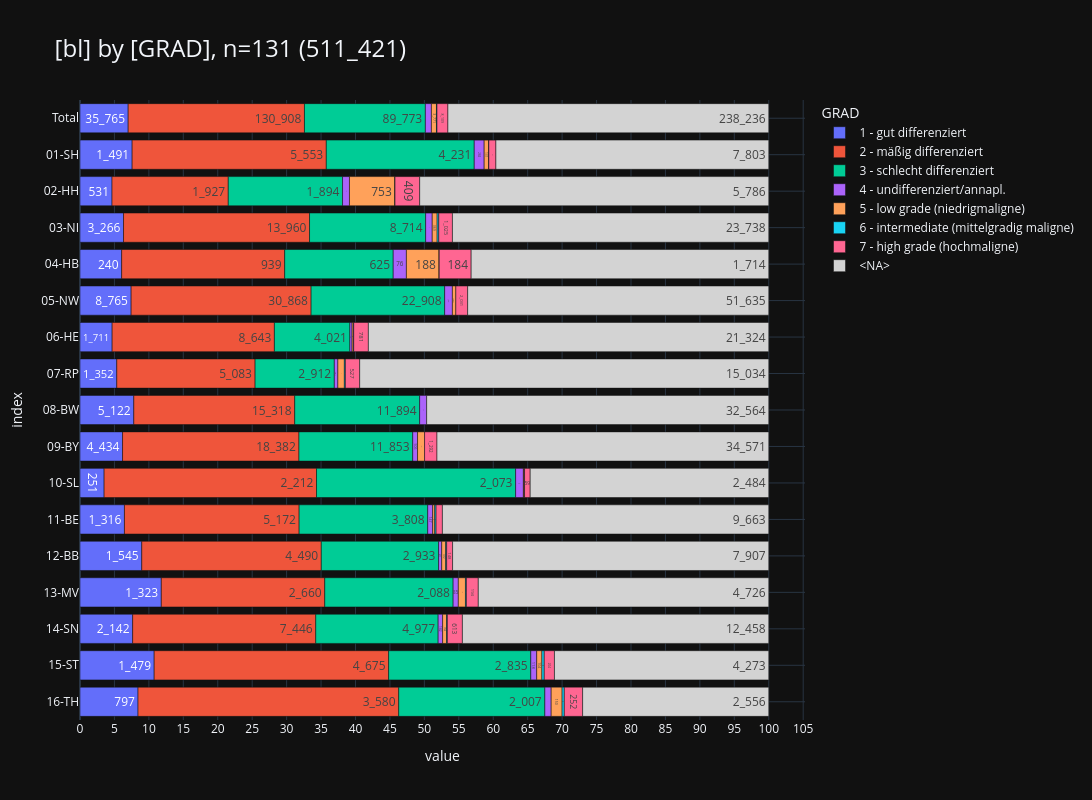

The notebook cell this image was saved under:
### Markdown cell above
<br>

### <a id='toc1_5_7_'></a>[Grading](#toc0_)
- **Filter: DJ = 2023, C44 und D-Diagnosen sind ausgeschlossen**

### Code cell
_alias='GRAD'
_df = (
    show_freqs(alias=_alias, incl_c44_and_d=False)
    .merge(dim_grading_epi, left_on=_alias, right_index=True, how="left")[
        ["kkr", "label", "cnt"]
    ]
    .rename(columns={"kkr": "bl", "label": _alias})
)
_=pls.plot_stacked_bars(
    _df,
    orientation="h",
    normalize=False,
    relative=True,
    dropna=False,
    sort_values_index=False,
    show_total=True,
    height=800,
)

### Figure 1 — Plotly figure (JSON) as saved in the notebook; plotly's stock layout.template omitted (floating-point values rounded to 4 significant figures)
{"data": [{"hovertemplate": "col=1 - gut differenziert<br>value=%{x}<br>index=%{y}<br>cnt_str=%{text}<extra></extra>", "legendgroup": "1 - gut differenziert", "marker": {"color": "#636EFA", "pattern": {"shape": ""}}, "name": "1 - gut differenziert", "orientation": "h", "showlegend": true, "text": ["35_765", "1_491", "531", "3_266", "240", "8_765", "1_711", "1_352", "5_122", "4_434", "251", "1_316", "1_545", "1_323", "2_142", "1_479", "797"], "textposition": "auto", "type": "bar", "x": [35765, 1491, 531, 3266, 240, 8765, 1711, 1352, 5122, 4434, 251, 1316, 1545, 1323, 2142, 1479, 797], "xaxis": "x", "y": [" Total", "01-SH", "02-HH", "03-NI", "04-HB", "05-NW", "06-HE", "07-RP", "08-BW", "09-BY", "10-SL", "11-BE", "12-BB", "13-MV", "14-SN", "15-ST", "16-TH"], "yaxis": "y"}, {"hovertemplate": "col=2 - mäßig differenziert<br>value=%{x}<br>index=%{y}<br>cnt_str=%{text}<extra></extra>", "legendgroup": "2 - mäßig differenziert", "marker": {"color": "#EF553B", "pattern": {"shape": ""}}, "name": "2 - mäßig differenziert", "orientation": "h", "showlegend": true, "text": ["130_908", "5_553", "1_927", "13_960", "939", "30_868", "8_643", "5_083", "15_318", "18_382", "2_212", "5_172", "4_490", "2_660", "7_446", "4_675", "3_580"], "textposition": "auto", "type": "bar", "x": [130908, 5553, 1927, 13960, 939, 30868, 8643, 5083, 15318, 18382, 2212, 5172, 4490, 2660, 7446, 4675, 3580], "xaxis": "x", "y": [" Total", "01-SH", "02-HH", "03-NI", "04-HB", "05-NW", "06-HE", "07-RP", "08-BW", "09-BY", "10-SL", "11-BE", "12-BB", "13-MV", "14-SN", "15-ST", "16-TH"], "yaxis": "y"}, {"hovertemplate": "col=3 - schlecht differenziert<br>value=%{x}<br>index=%{y}<br>cnt_str=%{text}<extra></extra>", "legendgroup": "3 - schlecht differenziert", "marker": {"color": "#00CC96", "pattern": {"shape": ""}}, "name": "3 - schlecht differenziert", "orientation": "h", "showlegend": true, "text": ["89_773", "4_231", "1_894", "8_714", "625", "22_908", "4_021", "2_912", "11_894", "11_853", "2_073", "3_808", "2_933", "2_088", "4_977", "2_835", "2_007"], "textposition": "auto", "type": "bar", "x": [89773, 4231, 1894, 8714, 625, 22908, 4021, 2912, 11894, 11853, 2073, 3808, 2933, 2088, 4977, 2835, 2007], "xaxis": "x", "y": [" Total", "01-SH", "02-HH", "03-NI", "04-HB", "05-NW", "06-HE", "07-RP", "08-BW", "09-BY", "10-SL", "11-BE", "12-BB", "13-MV", "14-SN", "15-ST", "16-TH"], "yaxis": "y"}, {"hovertemplate": "col=4 - undifferenziert/annapl.<br>value=%{x}<br>index=%{y}<br>cnt_str=%{text}<extra></extra>", "legendgroup": "4 - undifferenziert/annapl.", "marker": {"color": "#AB63FA", "pattern": {"shape": ""}}, "name": "4 - undifferenziert/annapl.", "orientation": "h", "showlegend": true, "text": ["4_485", "284", "115", "493", "76", "1_326", "111", "131", "665", "506", "81", "147", "78", "85", "182", "118", "87"], "textposition": "auto", "type": "bar", "x": [4485, 284, 115, 493, 76, 1326, 111, 131, 665, 506, 81, 147, 78, 85, 182, 118, 87], "xaxis": "x", "y": [" Total", "01-SH", "02-HH", "03-NI", "04-HB", "05-NW", "06-HE", "07-RP", "08-BW", "09-BY", "10-SL", "11-BE", "12-BB", "13-MV", "14-SN", "15-ST", "16-TH"], "yaxis": "y"}, {"hovertemplate": "col=5 - low grade (niedrigmaligne)<br>value=%{x}<br>index=%{y}<br>cnt_str=%{text}<extra></extra>", "legendgroup": "5 - low grade (niedrigmaligne)", "marker": {"color": "#FFA15A", "pattern": {"shape": ""}}, "name": "5 - low grade (niedrigmaligne)", "orientation": "h", "showlegend": true, "text": ["3_771", "131", "753", "369", "188", "587", "69", "238", "732", "8", "62", "100", "116", "164", "104", "150"], "textposition": "auto", "type": "bar", "x": [3771, 131, 753, 369, 188, 587, 69, 238, 732, 8, 62, 100, 116, 164, 104, 150], "xaxis": "x", "y": [" Total", "01-SH", "02-HH", "03-NI", "04-HB", "05-NW", "06-HE", "07-RP", "09-BY", "10-SL", "11-BE", "12-BB", "13-MV", "14-SN", "15-ST", "16-TH"], "yaxis": "y"}, {"hovertemplate": "col=6 - intermediate (mittelgradig maligne)<br>value=%{x}<br>index=%{y}<br>cnt_str=%{text}<extra></extra>", "legendgroup": "6 - intermediate (mittelgradig maligne)", "marker": {"color": "#19D3F3", "pattern": {"shape": ""}}, "name": "6 - intermediate (mittelgradig maligne)", "orientation": "h", "showlegend": true, "text": ["374", "2", "2", "123", "1", "23", "37", "4", "39", "24", "15", "28", "46", "30"], "textposition": "auto", "type": "bar", "x": [374, 2, 2, 123, 1, 23, 37, 4, 39, 24, 15, 28, 46, 30], "xaxis": "x", "y": [" Total", "01-SH", "02-HH", "03-NI", "04-HB", "06-HE", "07-RP", "10-SL", "11-BE", "12-BB", "13-MV", "14-SN", "15-ST", "16-TH"], "yaxis": "y"}, {"hovertemplate": "col=7 - high grade (hochmaligne)<br>value=%{x}<br>index=%{y}<br>cnt_str=%{text}<extra></extra>", "legendgroup": "7 - high grade (hochmaligne)", "marker": {"color": "#FF6692", "pattern": {"shape": ""}}, "name": "7 - high grade (hochmaligne)", "orientation": "h", "showlegend": true, "text": ["8_109", "203", "409", "1_025", "184", "2_031", "781", "527", "1_292", "59", "187", "148", "194", "613", "204", "252"], "textposition": "auto", "type": "bar", "x": [8109, 203, 409, 1025, 184, 2031, 781, 527, 1292, 59, 187, 148, 194, 613, 204, 252], "xaxis": "x", "y": [" Total", "01-SH", "02-HH", "03-NI", "04-HB", "05-NW", "06-HE", "07-RP", "09-BY", "10-SL", "11-BE", "12-BB", "13-MV", "14-SN", "15-ST", "16-TH"], "yaxis": "y"}, {"hovertemplate": "col=<NA><br>value=%{x}<br>index=%{y}<br>cnt_str=%{text}<extra></extra>", "legendgroup": "<NA>", "marker": {"color": "lightgray", "pattern": {"shape": ""}}, "name": "<NA>", "orientation": "h", "showlegend": true, "text": ["238_236", "7_803", "5_786", "23_738", "1_714", "51_635", "21_324", "15_034", "32_564", "34_571", "2_484", "9_663", "7_907", "4_726", "12_458", "4_273", "2_556"], "textposition": "auto", "type": "bar", "x": [238236, 7803, 5786, 23738, 1714, 51635, 21324, 15034, 32564, 34571, 2484, 9663, 7907, 4726, 12458, 4273, 2556], "xaxis": "x", "y": [" Total", "01-SH", "02-HH", "03-NI", "04-HB", "05-NW", "06-HE", "07-RP", "08-BW", "09-BY", "10-SL", "11-BE", "12-BB", "13-MV", "14-SN", "15-ST", "16-TH"], "yaxis": "y"}], "layout": {"barmode": "relative", "barnorm": "percent", "height": 800, "legend": {"title": {"text": "GRAD"}, "tracegroupgap": 0, "traceorder": "normal"}, "title": {"font": {"size": 24}, "text": "[bl] by [GRAD], n=131 (511_421)", "xanchor": "left", "y": 0.95, "yanchor": "top"}, "width": 1600, "xaxis": {"anchor": "y", "domain": [0, 1], "dtick": 5, "gridwidth": 1, "showgrid": true, "title": {"text": "value"}}, "yaxis": {"anchor": "x", "categoryarray": ["16-TH", "15-ST", "14-SN", "13-MV", "12-BB", "11-BE", "10-SL", "09-BY", "08-BW", "07-RP", "06-HE", "05-NW", "04-HB", "03-NI", "02-HH", "01-SH", " Total"], "categoryorder": "array", "domain": [0, 1], "gridwidth": 1, "showgrid": true, "title": {"text": "index"}}}}
